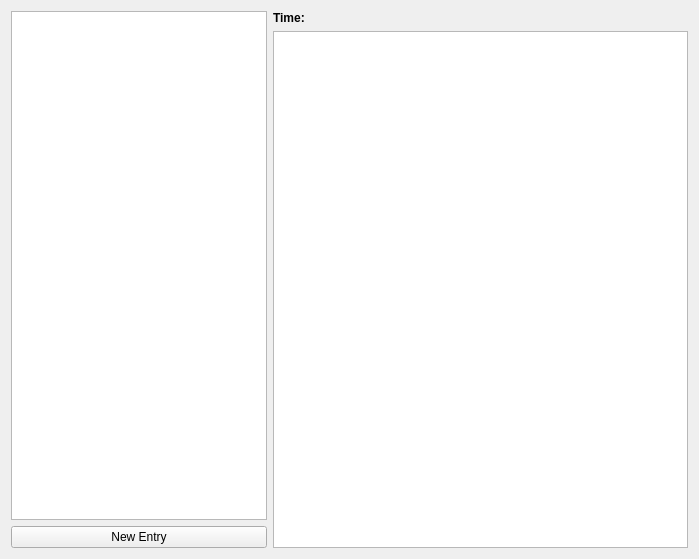
<?xml version="1.0" encoding="UTF-8"?>
<ui version="4.0">
 <class>LabNoteBook</class>
 <widget class="QWidget" name="LabNoteBook">
  <property name="geometry">
   <rect>
    <x>0</x>
    <y>0</y>
    <width>699</width>
    <height>559</height>
   </rect>
  </property>
  <property name="sizePolicy">
   <sizepolicy hsizetype="Expanding" vsizetype="Expanding">
    <horstretch>0</horstretch>
    <verstretch>0</verstretch>
   </sizepolicy>
  </property>
  <property name="minimumSize">
   <size>
    <width>0</width>
    <height>0</height>
   </size>
  </property>
  <property name="windowTitle">
   <string>Form</string>
  </property>
  <layout class="QHBoxLayout" name="horizontalLayout_2">
   <item>
    <layout class="QVBoxLayout" name="verticalLayout">
     <item>
      <widget class="QListView" name="notesListTable">
       <property name="sizePolicy">
        <sizepolicy hsizetype="Preferred" vsizetype="Expanding">
         <horstretch>0</horstretch>
         <verstretch>0</verstretch>
        </sizepolicy>
       </property>
       <property name="selectionMode">
        <enum>QAbstractItemView::NoSelection</enum>
       </property>
       <property name="selectionBehavior">
        <enum>QAbstractItemView::SelectRows</enum>
       </property>
      </widget>
     </item>
     <item>
      <widget class="QPushButton" name="newEntryButton">
       <property name="enabled">
        <bool>true</bool>
       </property>
       <property name="text">
        <string>New Entry</string>
       </property>
      </widget>
     </item>
    </layout>
   </item>
   <item>
    <layout class="QVBoxLayout" name="verticalLayout_2">
     <item>
      <layout class="QHBoxLayout" name="horizontalLayout">
       <item>
        <widget class="QLabel" name="label">
         <property name="sizePolicy">
          <sizepolicy hsizetype="Fixed" vsizetype="Preferred">
           <horstretch>0</horstretch>
           <verstretch>0</verstretch>
          </sizepolicy>
         </property>
         <property name="minimumSize">
          <size>
           <width>75</width>
           <height>0</height>
          </size>
         </property>
         <property name="text">
          <string>&lt;b&gt;Time:&lt;/b&gt;</string>
         </property>
        </widget>
       </item>
       <item>
        <widget class="QLabel" name="createTimeLabel">
         <property name="text">
          <string/>
         </property>
        </widget>
       </item>
      </layout>
     </item>
     <item>
      <widget class="QPlainTextEdit" name="noteTextEdit">
       <property name="enabled">
        <bool>true</bool>
       </property>
      </widget>
     </item>
    </layout>
   </item>
  </layout>
 </widget>
 <resources/>
 <connections/>
</ui>
